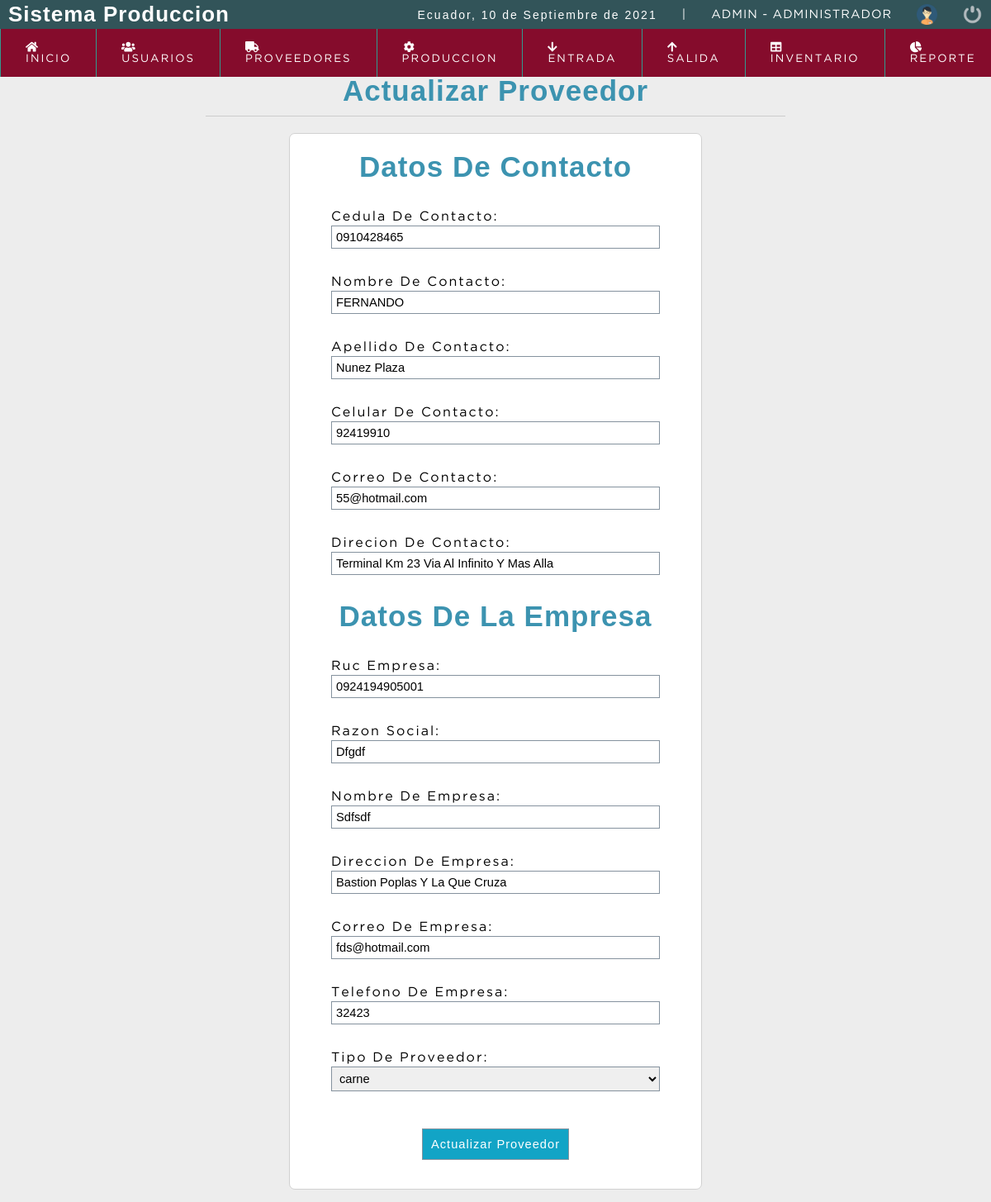
The page /sistema/editar_proveedor.php?id=1 (signed in) on the database its author committed.
### tables this page shows
CREATE TABLE `proveedor` (
  `id_prov` int(11) NOT NULL,
  `ced_pro` varchar(10) NOT NULL,
  `ape_pro` varchar(50) NOT NULL,
  `nom_pro` varchar(50) NOT NULL,
  `cel_pro` int(10) NOT NULL,
  `cor_pro` text NOT NULL,
  `dir_pro` text NOT NULL,
  `ruc_emp` varchar(13) NOT NULL,
  `raz_emp` text NOT NULL,
  `nom_emp` varchar(20) NOT NULL,
  `dir_emp` text NOT NULL,
  `cor_emp` text NOT NULL,
  `tel_emp` varchar(10) NOT NULL,
  `id_tip_emp` int(5) NOT NULL,
  `fech_reg_pro` datetime NOT NULL DEFAULT current_timestamp(),
  `id_usu` int(11) NOT NULL,
  `estado` int(11) NOT NULL DEFAULT 1
);

### sistema/editar_proveedor.php (the view, shortened to what this page needs)
<?php
include "conexion.php";
$idprove = $_GET['id'];
$sql = mysqli_query($conexion, "SELECT u.id_prov, u.ced_pro, u.nom_pro, u.ape_pro,  u.cel_pro, u.cor_pro, u.dir_pro, u.ruc_emp, u.raz_emp, u.nom_emp, u.dir_emp, u.cor_emp, u.tel_emp, (u.id_tip_emp) AS id_tip_emp, (r.nom_tip_emp) AS nom_tip_emp
		FROM proveedor u
		INNER JOIN tipo_empresa r
		ON u.id_tip_emp = r.id_tip_emp
		WHERE id_prov = $idprove ");
$result_sql = mysqli_num_rows($sql);
if ($result_sql == 0) {
	header(('Location: lista-proveedor.php'));
} else {
	while ($data = mysqli_fetch_array($sql)) {
		$cedula_prove      = $data['ced_pro'];
		$nombre_prove      = $data['nom_pro'];
		$apellido_prove    = $data['ape_pro'];
		$celular_prove     = $data['cel_pro'];
		$correo_prove      = $data['cor_pro'];
		$direccion_prove   = $data['dir_pro'];
		$ruc_empe          = $data['ruc_emp'];
		$razon_emp         = $data['raz_emp'];
		$nombre_emp        = $data['nom_emp'];
		$direccion_emp     = $data['dir_emp'];
		$correo_emp        = $data['cor_emp'];
		$telefono_emp      = $data['tel_emp'];
	}
}
?>
<!DOCTYPE html>
<html lang="en">
<head>
	<?php include "includes/scripts.php"; ?>
</head>
<body>
	<?php include "includes/header.php"; ?>
	<section id="container">
		<div class="form_register">
			<h1>Actualizar Proveedor</h1>
			<hr>
			<form class="form_register5" action="" method="post">
				<h1 class="full-width">Datos De Contacto</h1>
				<p class="full-width">
					<label for="">Cedula De Contacto:</label>
					<input type="text" name="cedula" id="cedula" placeholder="Ingrese Cedula" maxlength="10" class="solo-numero" onblur="validar2()" onkeyup="validar2()" value="<?php echo $cedula_prove; ?>" required>
				</p>
				<p class="full-width">
					<label for="">Nombre De Contacto:</label>
					<input type="text" name="nombre" id="nombre" placeholder="Ingrese Nombre De Contacto" maxlength="30" class="letras" value="<?php echo $nombre_prove; ?>" required>
				<p class="full-width">
					<label for="">Apellido De Contacto:</label>
					<input type="text" name="apellido" id="apellido" placeholder=" Ingrese Apellido" maxlength="30" class="letras" value="<?php echo $apellido_prove; ?>" required>
				</p>
				<p class="full-width">
					<label for="">Celular De Contacto:</label>
					<input type="text" name="celular" id="celular" placeholder=" Ingrese Acelular" maxlength="10" class="solo-numero" value="<?php echo $celular_prove; ?>" required>
				</p>
				<p class="full-width">
					<label for="">Correo De Contacto:</label>
					<input type="email" name="correo" id="correo" placeholder="Ingrese Correo electronico" maxlength="60" value="<?php echo $correo_prove; ?>" required>
				</p>
				<p class="full-width">
					<label for="">Direcion De Contacto:</label>
					<input type="text" name="direccion" id="direccion" placeholder=" Ingrese direccion De Contacto" maxlength="120" value="<?php echo $direccion_prove; ?>" required>
				</p>
				<h1 class="full-width">Datos De La Empresa</h1>
				<p class="full-width">
					<label for="">Ruc Empresa:</label>
					<input type="text" name="ruc_empresa" id="ruc_empresa" placeholder=" Ingrese Ruc Empresa" maxlength="13" onblur="validar()" class="solo-numero" value="<?php echo $ruc_empe; ?>" required>
				</p>
				<p class="full-width">
					<label for="">Razon Social:</label>
					<input type="text" name="razon_empresa" id="razon_empresa" placeholder=" Ingrese Razon Social" maxlength="60" value="<?php echo $razon_emp; ?>" required>
				</p>
				<p class="full-width">
					<label for="">Nombre De Empresa:</label>
					<input type="text" name="nombre_empresa" id="nombre_empresa" placeholder=" Ingrese Nombre De Empresal" maxlength="60" value="<?php echo $nombre_emp; ?>" required>
				</p>
				<p class="full-width">
					<label for="Direccion De Empresa">Direccion De Empresa:</label>
					<input type="text" name="direccion_empresa" id="direccion_empresa" placeholder=" Ingrese Direccion De Empresa" maxlength="120" value="<?php echo $direccion_emp; ?>" required>
				<p class="full-width">
					<label for="">Correo De Empresa:</label>
					<input type="email" name="correo_empresa" id="correo_empresa" placeholder=" Ingrese Correo De Empresa" maxlength="60" value="<?php echo $correo_emp; ?>" required>
				</p>
				<p class="full-width">
					<label for="">Telefono De Empresa:</label>
					<input type="text" name="telefono_empresa" id="telefono_empresa" placeholder=" Ingrese Telefono De Empresa" maxlength="10" class="solo-numero" value="<?php echo $telefono_emp; ?>" required>
				</p>
				<p class="full-width">
					<label for="Tipo De Proveedor">Tipo De Proveedor:</label>
					<?php
					include "conexion.php";
					$query_rol = mysqli_query($conexion, "SELECT * FROM tipo_empresa");
					$result_tipo = mysqli_num_rows($query_rol);
					?>
					<select name="tipo_proveedor" id="tipo_proveedor" class="notItemOne">
						<?php
						if ($result_tipo > 0) {
							while ($tipo_proveedor = mysqli_fetch_array($query_rol)) {
						?>
								<option value="<?php echo $tipo_proveedor["id_tip_emp"]; ?>"><?php echo $tipo_proveedor["nom_tip_emp"] ?></option>
						<?php
							}
						}
						?>
					</select>
				</p>
				<p class="full-width">
					<input type="submit" value="Actualizar Proveedor" class="btn_guardar" style="width: auto; padding: 10px;">
				</p>
			</form>
		</div>
	</section>
</body>
</html>

### sistema/css/style.css (style rules this page uses)
* { margin: 0; padding: 0; box-sizing: border-box; }
body { background: #ededed; }
h1, h2, h3, h4, h5, h6 { font-family: 'arial'; font-weight: bold; letter-spacing: 1px; }
h1 { font-size: 26px; }
p { font-family: 'arial'; letter-spacing: 2px; font-size: 14px; line-height: 20px; }
#container { padding: 90px 15px 15px; }
.btn_guardar { font-size: 12pt; background: #12a4c6; padding: 10px; color: #fff; letter-spacing: 1px; border: 0; cursor: pointer; margin: 15px auto; }
#container h1 { font-size: 35px; display: block; text-align: center; }
.form_register5 { width: 95%; max-width: 500px; margin: auto; background: #fff; border-radius: 7px; color: black; text-align: justify; background-repeat: no-repeat; background-position: center; }
.form_register { width: 60%; margin: auto; }
.form_register h1 { color: #3c93b0; }
.form_register input { display: block; width: 100%; font-size: 11pt; padding: 5px; border: 1px solid #85929e; }
hr { border: 0; background: #ccc; height: 1px; margin: 10px 0; display: block; }
form { background: #fff; margin: auto; padding: 20px 50px; border: 1px solid #d1d1d1; display: grid; grid-template-columns: 1fr 1fr; grid-gap: 30px; }
form p { margin: 0; }
.full-width { grid-column: 1 / 3; }
label { font-size: 12pt; font-family: 'Gothambook'; align-self: center; margin: 15px auto 5px auto; }
select { display: block; width: 100%; font-size: 11pt; padding: 5px; border: 1px solid #85929e; }
.notItemOne option:first-child { display: none; }

### rows shown on the page
proveedor: cedula "0910428465", nombre "FERNANDO", apellido "Nunez Plaza", celular "92419910", correo "55@hotmail.com", direccion "Terminal Km 23 Via Al Infinito Y Mas Alla", ruc_empresa "0924194905001", razon_empresa "Dfgdf", nombre_empresa "Sdfsdf", direccion_empresa "Bastion Poplas Y La Que Cruza", correo_empresa "fds@hotmail.com", telefono_empresa "32423"

### other values the page prints
fechaC() "10 de Septiembre de 2021"
$_SESSION['user'] "ADMIN"
$rol "ADMINISTRADOR"
form field tipo_proveedor "carne"
